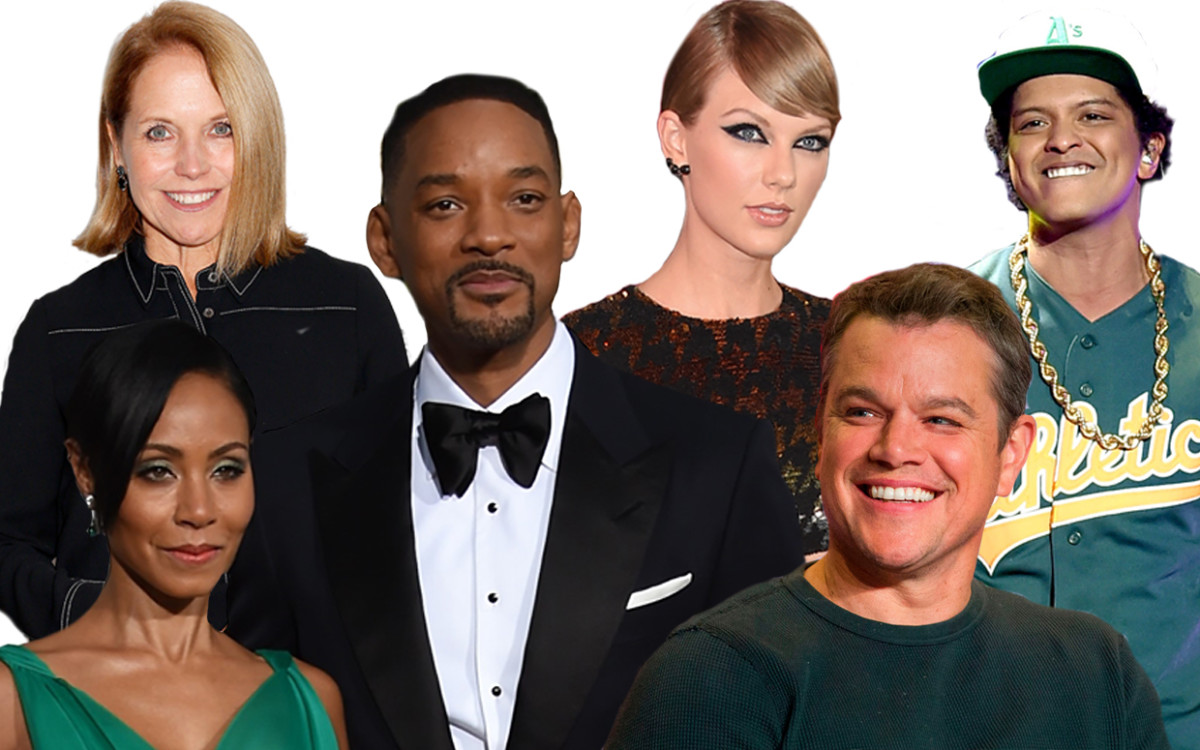
#> input picture celebratitiescollage.jpg, 1200 x 750 px
$ python main.py
#> lines starting #> are read from the running program, lines starting #| are printed output that depends on the picture
import cv2
import embeddings

alg = "haarcascade_frontalface_default.xml"

haar_cascade = cv2.CascadeClassifier(alg)
# loading the image path into file_name variable - replace <INSERT YOUR IMAGE NAME HERE> with the path to your image
file_name = "celebratitiescollage.jpg"
# reading the image
img = cv2.imread(file_name, 0)
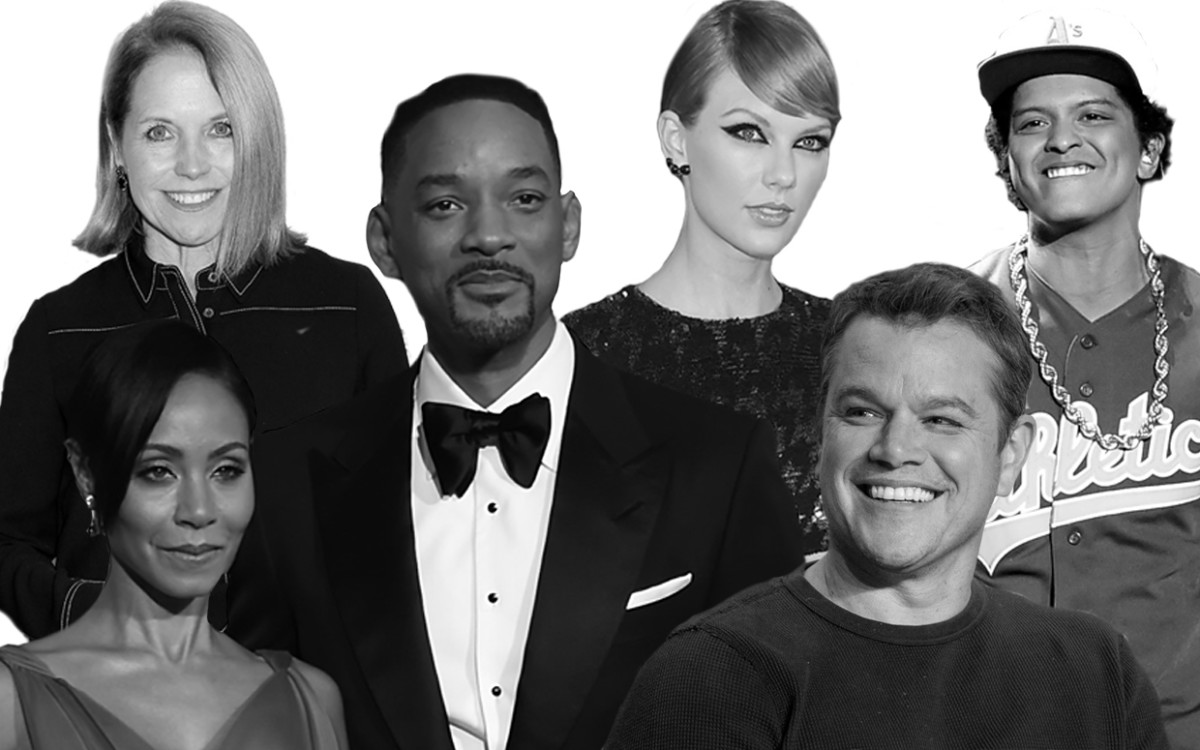
#> img: shape (750, 1200); min 0, max 255, mean 117.5
# creating a black and white version of the image
gray_img = cv2.cvtColor(img, cv2.COLOR_RGB2BGR)
# detecting the faces
faces = haar_cascade.detectMultiScale(
    gray_img, scaleFactor=1.05, minNeighbors=5, minSize=(100, 100)
)
#> faces = [[995, 67, 138, 138], [109, 74, 156, 156], [695, 76, 168, 168], [796, 334, 205, 205], [109, 403, 174, 174], [391, 126, 187, 187]]

i = 0
# for each face detected
for x, y, w, h in faces:
    # crop the image to select only the face
    cropped_image = img[y: y + h, x: x + w]
    # loading the target image path into target_file_name variable  - replace <INSERT YOUR TARGET IMAGE NAME HERE> with the path to your target image
    target_file_name = 'stored-faces/' + str(i) + '.jpg'
    cv2.imwrite(
        target_file_name,
        cropped_image,
    )
    i = i + 1
#> this loop made 6 passes
#> (x, y, w, h, target_file_name) on passes 1 to 6: (995, 67, 138, 138, 'stored-faces/0.jpg'), (109, 74, 156, 156, 'stored-faces/1.jpg'), (695, 76, 168, 168, 'stored-faces/2.jpg'), (796, 334, 205, 205, 'stored-faces/3.jpg'), (109, 403, 174, 174, 'stored-faces/4.jpg'), (391, 126, 187, 187, 'stored-faces/5.jpg')
#> pass 1, `cropped_image = img[y: y + h, x: x + w]`:
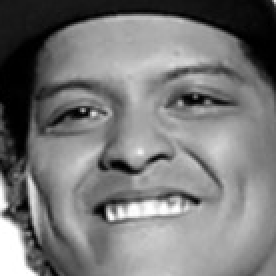
#> cropped_image: shape (138, 138) (shown 2 times larger); min 0, max 255, mean 120.8
#> pass 2, `cropped_image = img[y: y + h, x: x + w]`:
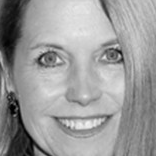
#> cropped_image: shape (156, 156); min 0, max 241, mean 154.8
#> pass 3, `cropped_image = img[y: y + h, x: x + w]`:
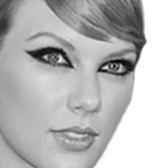
#> cropped_image: shape (168, 168); min 0, max 255, mean 184.4
#> after the loop, i = 6
